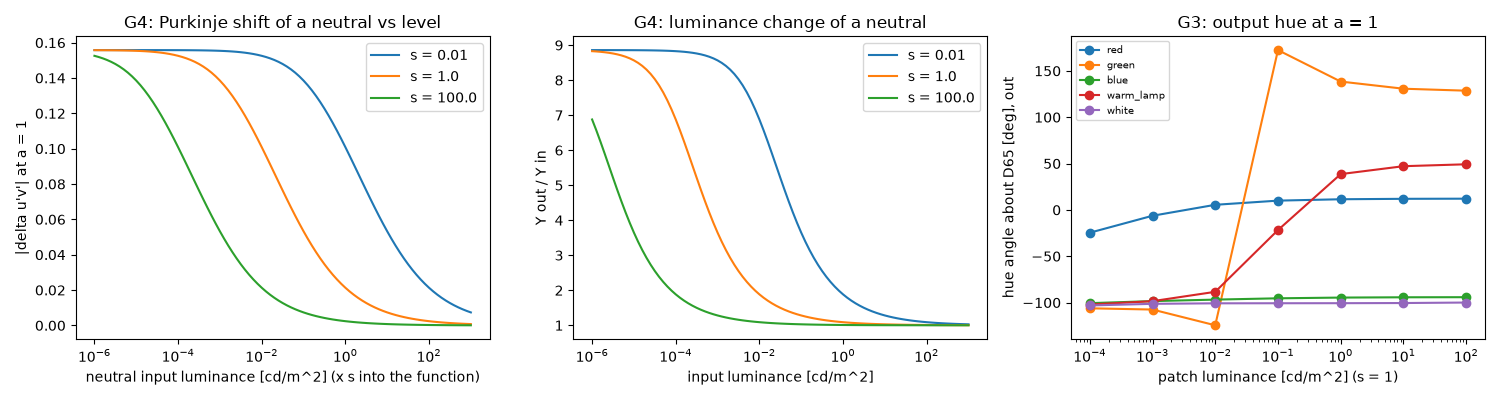

Here is the Python script that generated this plot:
#!/usr/bin/env python3
"""D1-B1 gates for Filament scotopicAdaptation() (verbatim, .cache/scotopic). No night scene involved.
INPUT SCALE: the function receives Filament's post-exposure scene-linear Rec.709 and internally multiplies by 380.
Filament defines no cd/m^2 anchor. Here v = linear Rec.709 in cd/m^2 x s, with s = 1 as the primary convention
(input read as cd/m^2), reported as an explicit axis (s = 0.01, 1, 100 in G4).
 G1 nightAdaptation = 0: identity (float32) on random colours, grey ramp, primaries
 G2 nightAdaptation 0..1 (101 steps): finite, smooth (max |2nd difference|), black -> black
 G3 patches at a = 1 across luminance 100 .. 1e-4 cd/m^2: out/in luminance, hue angle and chroma (u'v' about D65),
    negative RGB, NaN
 G4 level dependence of the effect: |delta u'v'| of a neutral grey vs luminance, for s in {0.01, 1, 100}
  tracks/temporal-glare-2009/py.sh d1/filament/gates.py  -> gates.json, gates.png
"""
import json, os, subprocess
import numpy as np
import matplotlib; matplotlib.use("Agg"); import matplotlib.pyplot as plt
D = os.path.dirname(os.path.abspath(__file__)); C = f"{D}/.cache"; BIN = f"{C}/scotopic"
M709 = np.array([[0.4124564, 0.3575761, 0.1804375], [0.2126729, 0.7151522, 0.0721750], [0.0193339, 0.1191920, 0.9503041]])
WU = np.array([0.1978, 0.4683])


def run(rgb, a):
    rgb = np.ascontiguousarray(rgb, np.float32).reshape(-1, 3)
    rgb.tofile(f"{C}/g_in.f32")
    subprocess.run([BIN, f"{C}/g_in.f32", f"{C}/g_out.f32", str(len(rgb)), repr(float(a))], check=True)
    return np.fromfile(f"{C}/g_out.f32", np.float32).reshape(-1, 3).astype(np.float64)


def uvY(rgb):
    X = rgb @ M709.T; s = X[:, 0] + 15 * X[:, 1] + 3 * X[:, 2] + 1e-30
    return np.stack([4 * X[:, 0] / s, 9 * X[:, 1] / s], -1), X[:, 1]


def hue_chroma(rgb):
    uv, Y = uvY(np.maximum(rgb, 0)); d = uv - WU
    return np.degrees(np.arctan2(d[:, 1], d[:, 0])), np.hypot(d[:, 0], d[:, 1]), Y


R = {}
rng = np.random.default_rng(0)
# G1
cols = np.concatenate([rng.uniform(0, 1, (10000, 3)) * 10 ** rng.uniform(-4, 2, (10000, 1)), np.eye(3), np.ones((1, 3)) * np.logspace(-4, 2, 13)[:, None]])
o = run(cols, 0.0); rel = np.abs(o - cols) / np.maximum(np.abs(cols), 1e-12)
errmax = float((np.abs(o - cols).max(1) / cols.max(1)).max())
R["G1_identity_a0"] = {"max_rel_err_per_channel": float(rel[cols > 1e-9].max()), "max_abs_err_rel_to_max_channel": errmax,
                       "white_1cd_out": run(np.ones((1, 3)), 0.0)[0].tolist(),
                       "criterion": "error relative to the colour's largest channel < 1e-5 (REVISED after the first run: the per-channel relative error "
                                    "was 3.6e-3, but only on channels ~1e-6 of the colour's max, i.e. float32 round-off through the 3x3 inverse)",
                       "pass": bool(errmax < 1e-5)}
# G2
aa = np.linspace(0, 1, 101); probe = np.array([[1, 1, 1], [1, 0.6, 0.25], [0.2, 0.2, 1.0], [1, 0, 0]]) * 0.01
outs = np.stack([run(probe, a) for a in aa])          # (101, 4, 3)
d2 = np.abs(np.diff(outs, 2, axis=0)).max() / np.abs(outs).max()
blk = run(np.zeros((1, 3)), 1.0)[0]
R["G2_sweep_a"] = {"finite": bool(np.isfinite(outs).all()), "max_second_difference_rel": float(d2), "black_at_a1": blk.tolist(),
                   "linear_in_a": bool(np.allclose(outs, outs[0] + np.outer(aa, np.ones(12)).reshape(101, 4, 3) * (outs[-1] - outs[0]), rtol=1e-4, atol=1e-9)),
                   "pass": bool(np.isfinite(outs).all() and np.all(blk == 0))}
# G3
patches = {"red": [1, 0, 0], "green": [0, 1, 0], "blue": [0, 0, 1], "cyan": [0, 1, 1], "warm_lamp": [1, 0.55, 0.2], "yellow": [1, 1, 0],
           "white": [1, 1, 1], "grey18": [0.18, 0.18, 0.18]}
levels = np.logspace(2, -4, 7)
g3 = {}
for name, c in patches.items():
    c = np.array(c, float); Yc = (M709 @ c)[1]
    ins = np.array([c / Yc * L for L in levels])     # patch at luminance L cd/m^2
    oi = run(ins, 1.0); h0, c0, Y0 = hue_chroma(ins); h1, c1, Y1 = hue_chroma(oi)
    g3[name] = [{"L_in": float(L), "Y_out_over_in": float(Y1[i] / Y0[i]), "hue_in": float(h0[i]), "hue_out": float(h1[i]), "chroma_in": float(c0[i]),
                 "chroma_out": float(c1[i]), "min_rgb_out_rel": float(oi[i].min() / max(np.abs(oi[i]).max(), 1e-30)), "finite": bool(np.isfinite(oi[i]).all())} for i, L in enumerate(levels)]
R["G3_patches_a1_s1"] = g3
# G4
Ls = np.logspace(3, -6, 91); g4 = {}
for s in (0.01, 1.0, 100.0):
    grey = np.ones((len(Ls), 3)) * Ls[:, None] * s
    o = run(grey, 1.0) / s; uv0, _ = uvY(np.ones((len(Ls), 3)) * Ls[:, None]); uv1, Y1 = uvY(np.maximum(o, 0))
    g4[str(s)] = {"L": Ls.tolist(), "duv": np.hypot(*(uv1 - uv0).T).tolist(), "Y_ratio": (Y1 / Ls).tolist()}
R["G4_neutral_vs_level"] = {k: {"duv_at_L": {f"{L:g}": float(v["duv"][i]) for i, L in enumerate(Ls) if i % 10 == 0}} for k, v in g4.items()}
json.dump(R, open(f"{D}/gates.json", "w"), indent=1)
fig, ax = plt.subplots(1, 3, figsize=(15, 4))
for s, v in g4.items():
    ax[0].semilogx(v["L"], v["duv"], label=f"s = {s}"); ax[1].semilogx(v["L"], v["Y_ratio"], label=f"s = {s}")
ax[0].set(xlabel="neutral input luminance [cd/m^2] (x s into the function)", ylabel="|delta u'v'| at a = 1", title="G4: Purkinje shift of a neutral vs level")
ax[1].set(xlabel="input luminance [cd/m^2]", ylabel="Y out / Y in", title="G4: luminance change of a neutral"); ax[0].legend(); ax[1].legend()
for name in ("red", "green", "blue", "warm_lamp", "white"):
    ax[2].semilogx(levels, [r["hue_out"] for r in g3[name]], "o-", label=name)
ax[2].set(xlabel="patch luminance [cd/m^2] (s = 1)", ylabel="hue angle about D65 [deg], out", title="G3: output hue at a = 1"); ax[2].legend(fontsize=7)
plt.tight_layout(); plt.savefig(f"{D}/gates.png", dpi=100)
for f in ("g_in.f32", "g_out.f32"):
    os.remove(f"{C}/{f}")
print(json.dumps({k: v for k, v in R.items() if k.startswith(("G1", "G2"))}, indent=1))
print(json.dumps(R["G4_neutral_vs_level"], indent=1)[:1500])
